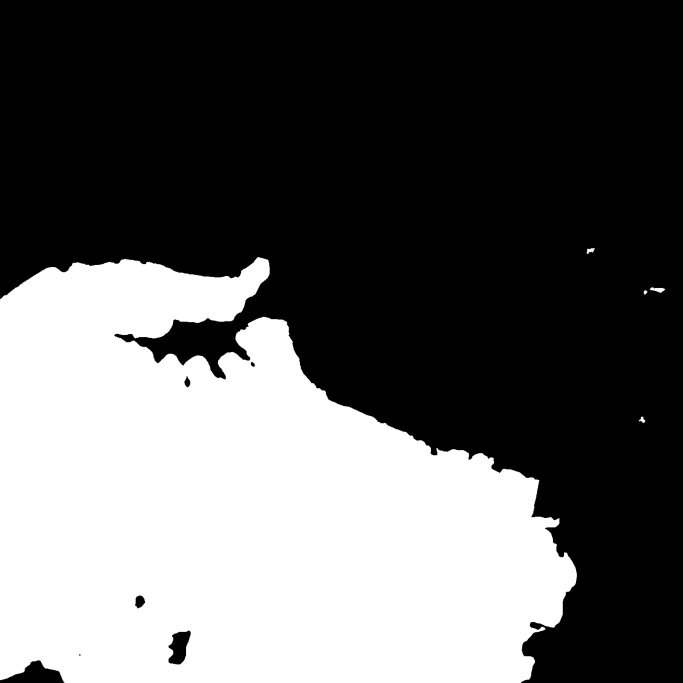
#> input picture datos/agua_20km.png, 2048 x 2048 px (shown at 1/3 size); its folder holds 2 pictures in this run
$ python hojas_contacto.py ../datos ../datos/agua_51km.png
#> lines starting #> are read from the running program, lines starting #| are printed output that depends on the picture
"""Hojas de contacto de las fotos de referencia: 6 por hoja (3x2) con el nombre del archivo debajo."""
import os, sys
from PIL import Image, ImageDraw, ImageFont

ORIGEN, DESTINO = sys.argv[1], sys.argv[2]
os.makedirs(DESTINO, exist_ok=True)
fotos = sorted((f for f in os.listdir(ORIGEN) if f.lower().endswith((".jpg", ".jpeg", ".png", ".webp", ".avif"))),
               key=lambda f: os.path.getmtime(os.path.join(ORIGEN, f)))
CW, CH, TXT = 620, 420, 34
try:
    fuente = ImageFont.truetype("arial.ttf", 22)
except OSError:
    fuente = ImageFont.load_default()
indice = []
for h in range(0, len(fotos), 6):
    hoja = Image.new("RGB", (3 * CW, 2 * (CH + TXT)), (30, 30, 30))
#> hoja: PIL image 1860x908 RGB; every value is 30
    d = ImageDraw.Draw(hoja)
    for k, f in enumerate(fotos[h:h + 6]):
        im = Image.open(os.path.join(ORIGEN, f)).convert("RGB")
        im.thumbnail((CW - 8, CH - 8))
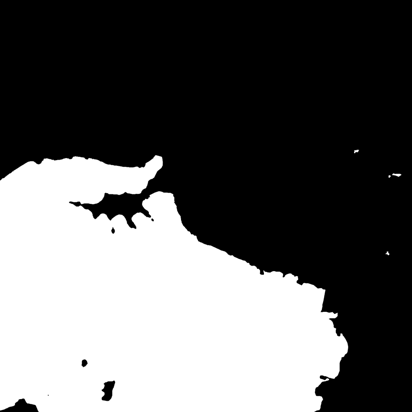
#> im: PIL image 412x412 RGB; min 0, max 255, mean 97.1
        x, y = (k % 3) * CW, (k // 3) * (CH + TXT)
        hoja.paste(im, (x + (CW - im.width) // 2, y + (CH - im.height) // 2))
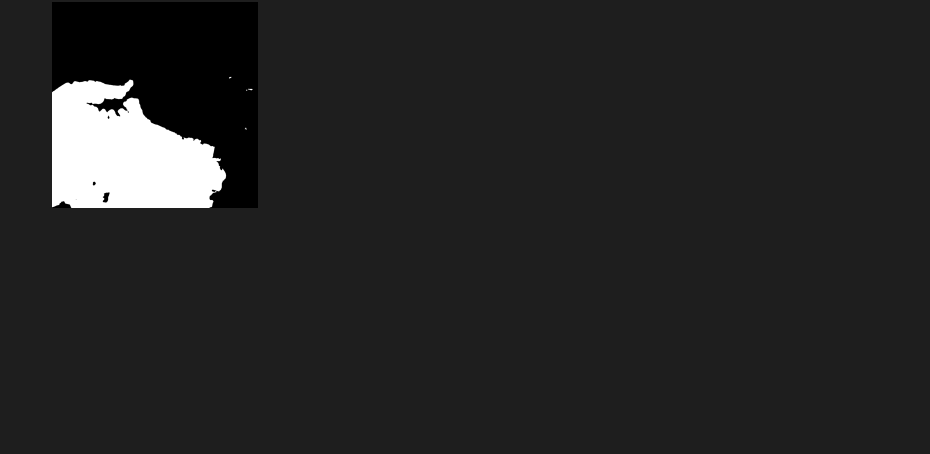
#> hoja: PIL image 1860x908 RGB (shown at 1/2 size); min 0, max 255, mean 36.7
        n = h + k + 1
        d.text((x + 8, y + CH + 4), f"{n}. {os.path.splitext(f)[0][:44]}", fill=(255, 230, 120), font=fuente)
        indice.append(f"{n}\t{f}")
    hoja.save(os.path.join(DESTINO, f"hoja_{h // 6 + 1:02d}.jpg"), quality=85)
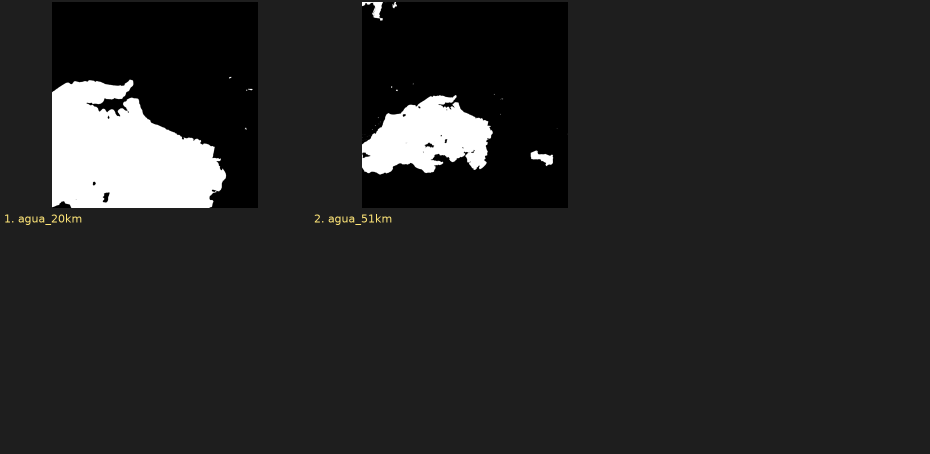
#> saved as hoja_01.jpg: PIL image 1860x908 RGB (shown at 1/2 size); mean R, G, B 38.2, 38.1, 38.1
open(os.path.join(DESTINO, "indice.txt"), "w", encoding="utf-8").write("\n".join(indice))
print(len(fotos), "fotos,", (len(fotos) + 5) // 6, "hojas")

$ run again, on datos/agua_51km.png
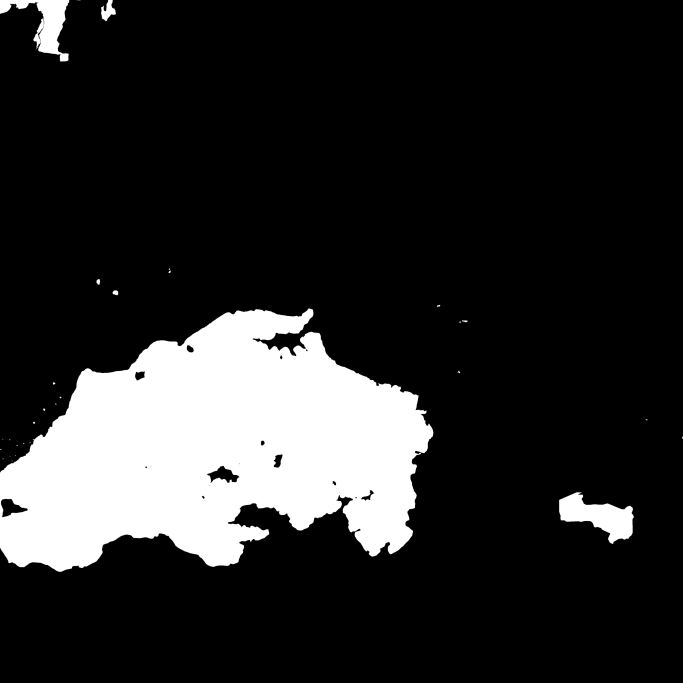
#> input picture datos/agua_51km.png, 2048 x 2048 px (shown at 1/3 size)
#> `im.thumbnail((CW - 8, CH - 8))`:
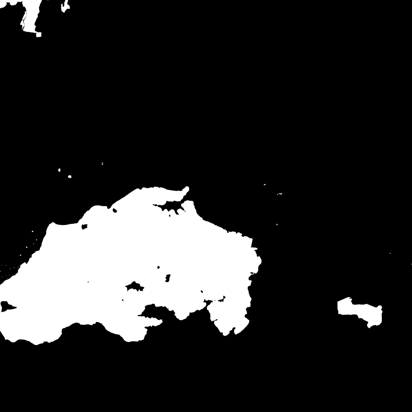
#> im: PIL image 412x412 RGB; min 0, max 255, mean 42.3
#> `hoja.paste(im, (x + (CW - im.width) // 2, y + (CH - im.height) // 2))`:
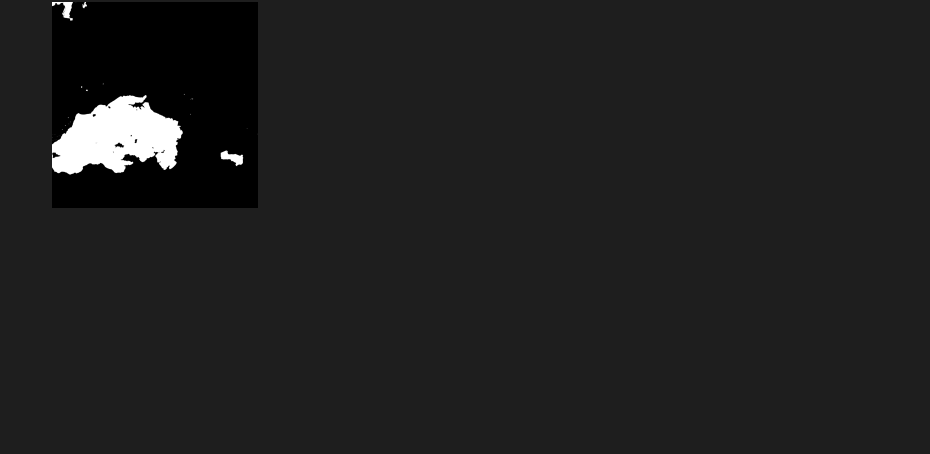
#> hoja: PIL image 1860x908 RGB (shown at 1/2 size); min 0, max 255, mean 31.2
